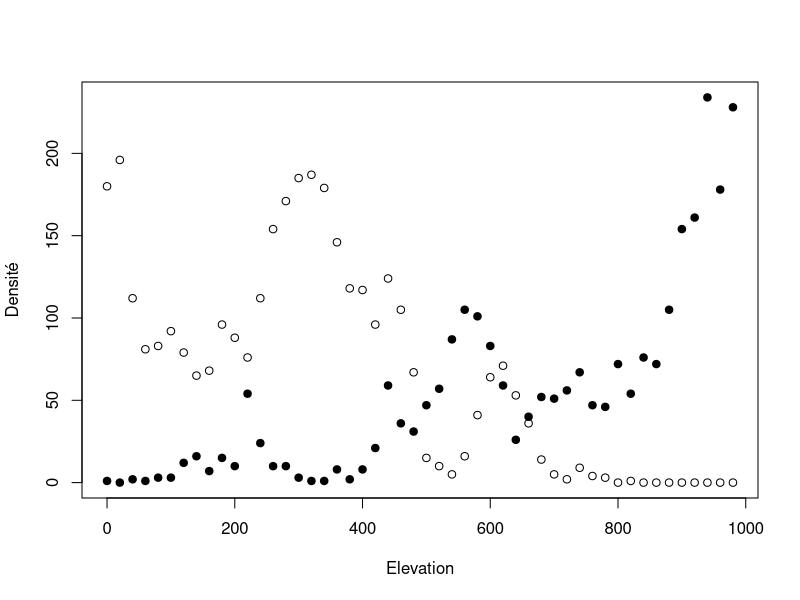
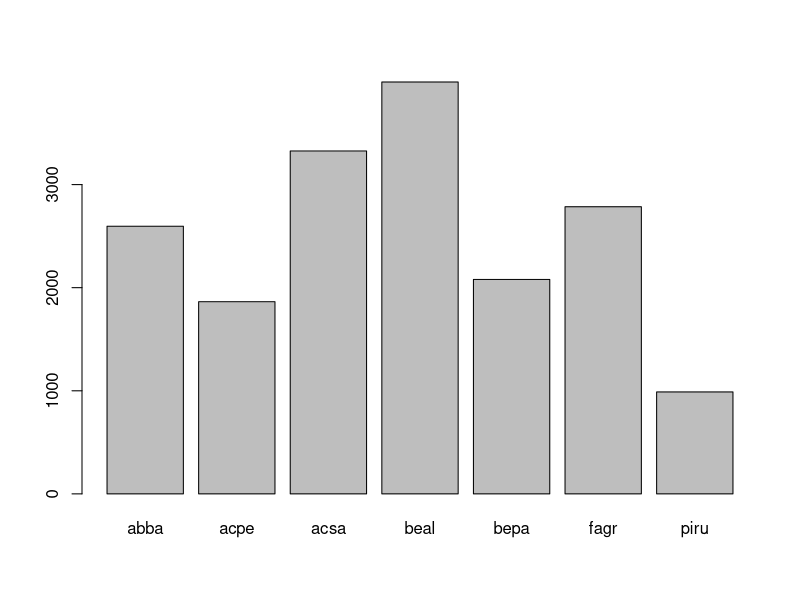
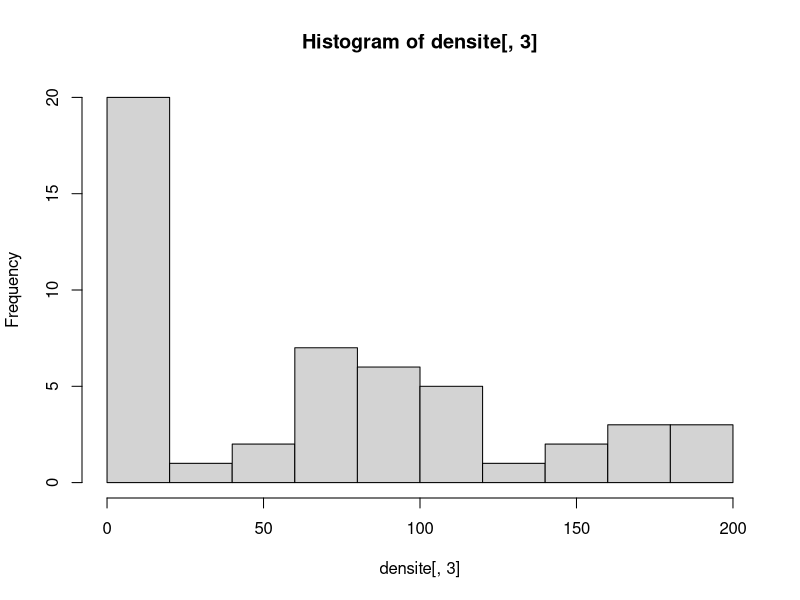
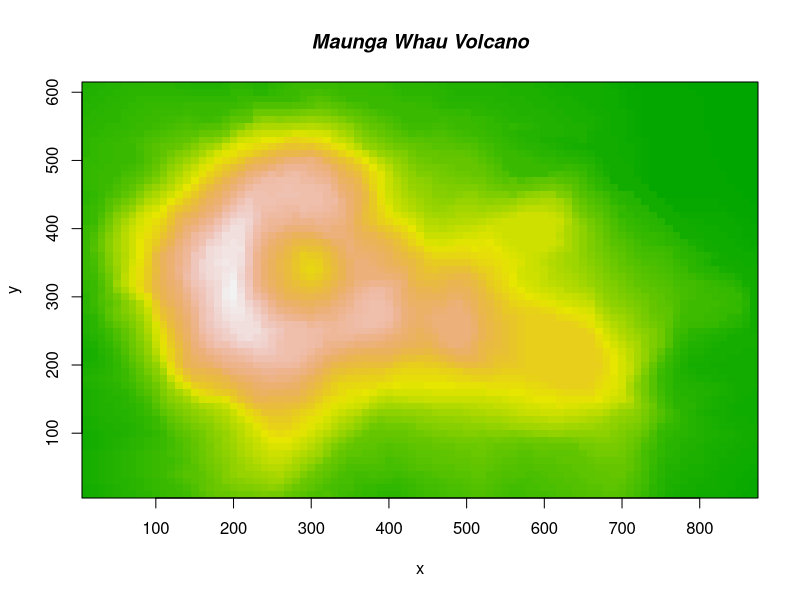
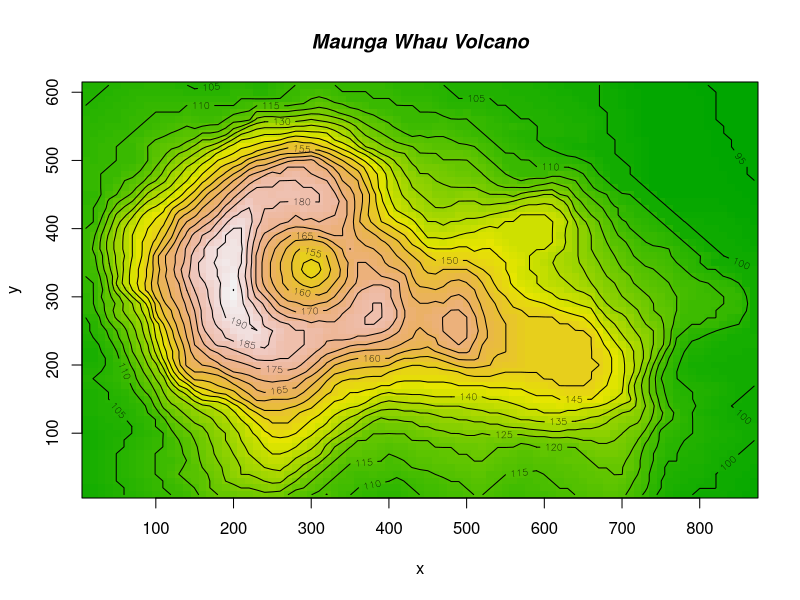
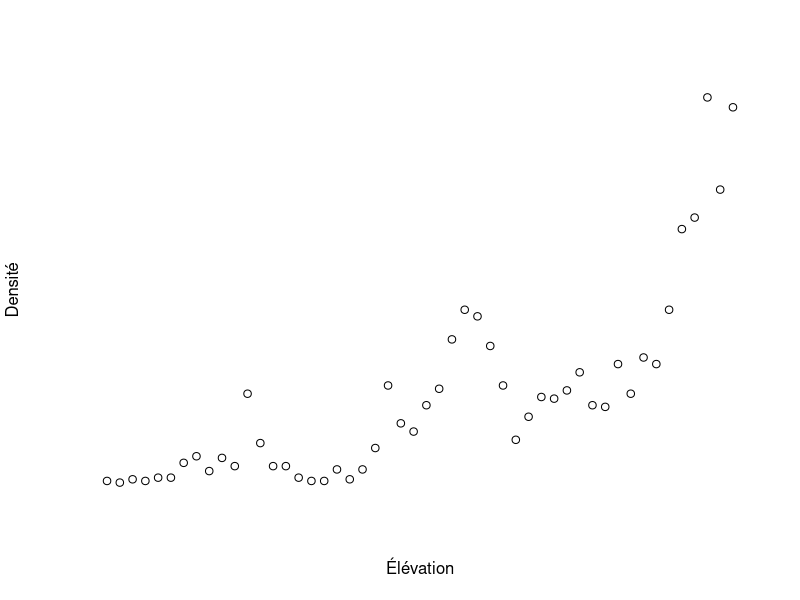
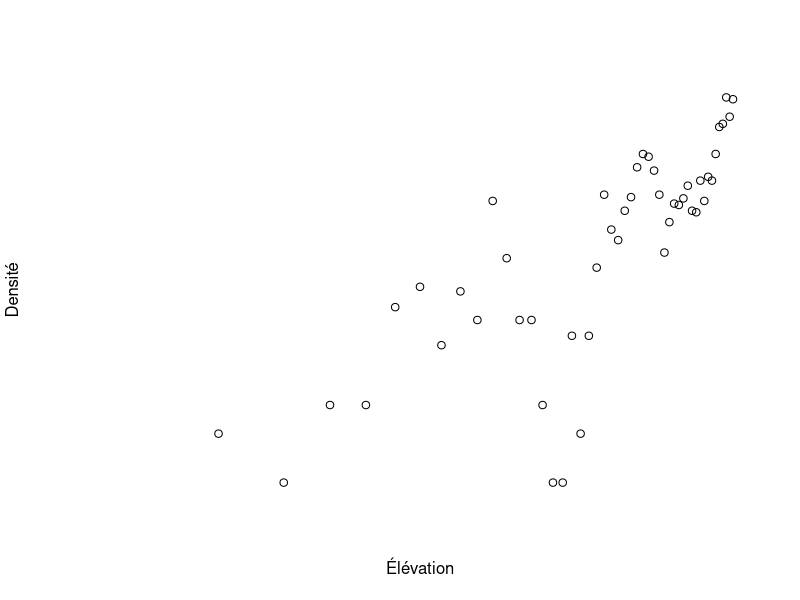
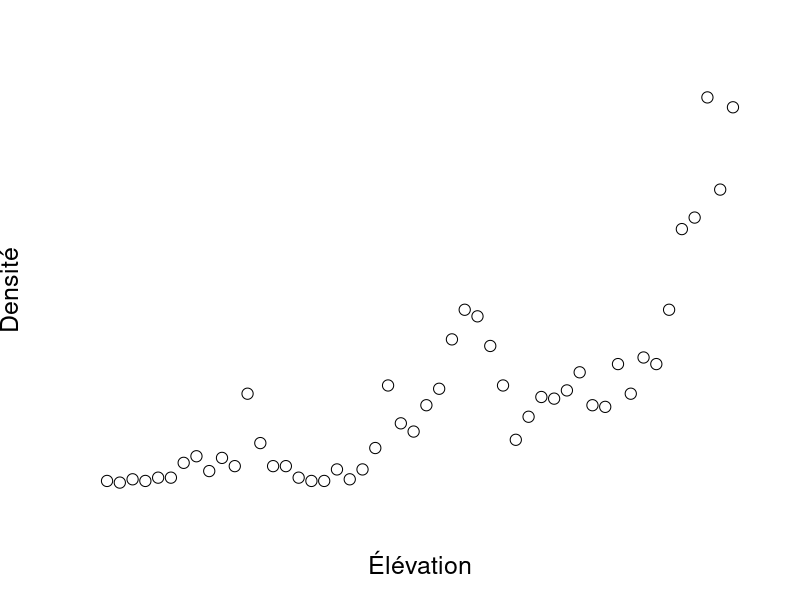

The R source for these figures, in order:
## ---- chunk 1
arbres  <- read.csv2("assets/data/arbres.csv")
densite <- table(arbres[,c(3,5)])
elevation <- as.numeric(row.names(densite))
plot(elevation, densite[,1], pch = 19, xlab = "Elevation", ylab = "Densité")
points(elevation, densite[,3])
## ---- chunk 2
arbres  <- read.csv2("assets/data/arbres.csv")
n_tot <- table(arbres$esp)
barplot(n_tot)
## ---- chunk 3
hist(densite[,3])
## ---- chunk 4
x <- 10*(1:nrow(volcano))
y <- 10*(1:ncol(volcano))
image(x, y, volcano, col = terrain.colors(100), axes = FALSE)
axis(1, at = seq(100, 800, by = 100))
axis(2, at = seq(100, 600, by = 100))
box()
title(main = "Maunga Whau Volcano", font.main = 4)
## ---- chunk 5
x <- 10*(1:nrow(volcano))
y <- 10*(1:ncol(volcano))
image(x, y, volcano, col = terrain.colors(100), axes = FALSE)
axis(1, at = seq(100, 800, by = 100))
axis(2, at = seq(100, 600, by = 100))
box()
title(main = "Maunga Whau Volcano", font.main = 4)
contour(x, y, volcano, levels = seq(90, 200, by = 5),
add = TRUE, col = "black")
## ---- chunk 6
arbres <- read.csv2("assets/data/arbres.csv")
densite <- table(arbres[,c(3,5)])
elevation <- as.numeric(row.names(densite))
plot(elevation, densite[,1], axes = FALSE,
      xlab = "Élévation", ylab = "Densité")
## ---- chunk 7
plot(elevation, densite[,1], axes = FALSE,
      xlab = "Élévation", ylab = "Densité",
      log = "xy")
## ---- chunk 8
plot(elevation, densite[,1], axes = FALSE,
      xlab = "Élévation", ylab = "Densité",
      cex.lab = 1.5, cex.axis = 1.25, cex = 1.5)
## ---- chunk 9
plot(elevation, densite[,1], axes = FALSE,
      xlab = "Élévation", ylab = "Densité",
      cex.lab = 1.5, cex.axis = 1.25, cex = 1.5)
axis(1, seq(0,1000,100))
axis(2)
## ---- chunk 10
plot(elevation, densite[,1], axes = FALSE,
      xlab = "Élévation", ylab = "Densité",
      cex.lab = 1.5, cex.axis = 1.25, cex = 1.5)
axis(1, seq(0,1000,100))
axis(2)
title(main = "Densité au long du gradient d'élévation")
## ---- chunk 11
plot(elevation, densite[,1], axes = FALSE,
      xlab = "Élévation", ylab = "Densité",
      cex.lab = 1.5, cex.axis = 1.25, cex = 1.5)
axis(1, seq(0,1000,100))
axis(2)
title(main = "Densité au long du gradient d'élévation")
points(elevation, densite[,3], pch = 19, cex = 1.5)
## ---- chunk 12
plot(elevation, densite[,1], axes = FALSE,
      xlab = "Élévation", ylab = "Densité",
      cex.lab = 1.5, cex.axis = 1.25, cex = 1.5)
axis(1, seq(0,1000,100))
axis(2)
title(main = "Densité au long du gradient d'élévation")
points(elevation, densite[,3], pch = 19, cex = 1.5)
lines(elevation, densite[,1], lty = 1, lwd = 1.5)
lines(elevation, densite[,3], lty = 3, lwd = 1.5)
## ---- chunk 13
model = lm(densite[,3]~elevation)
summary(model)
## ---- chunk 14
plot(elevation, densite[,1], axes = FALSE,
      xlab = "Élévation", ylab = "Densité",
      cex.lab = 1.5, cex.axis = 1.25, cex = 1.5)
axis(1, seq(0,1000,100))
axis(2)
title(main = "Densité au long du gradient d'élévation")
points(elevation, densite[,3], pch = 19, cex = 1.5)
lines(elevation, densite[,1], lty = 1, lwd = 1.5)
lines(elevation, densite[,3], lty = 3, lwd = 1.5)
model = lm(densite[,3]~elevation)
abline(model, col = "darkred")
## ---- chunk 15
plot(elevation, densite[,1], axes = FALSE,
      xlab = "Élévation", ylab = "Densité",
      cex.lab = 1.5, cex.axis = 1.25, cex = 1.5)
axis(1, seq(0,1000,100))
axis(2)
title(main = "Densité au long du gradient d'élévation")
points(elevation, densite[,3], pch = 19, cex = 1.5)
lines(elevation, densite[,1], lty = 1, lwd = 1.5)
lines(elevation, densite[,3], lty = 3, lwd = 1.5)
legend("top", bty = "n", pch = c(19,1), lty = 1, legend = c("Érable à sucre", "Sapin baumier"), cex = 1.5)
## ---- chunk 16
plot(elevation, densite[,1], axes = FALSE,
      xlab = "Élévation", ylab = "Densité",
      cex.lab = 1.5, cex.axis = 1.25, cex = 1.5)
axis(1, seq(0,1000,100))
axis(2)
title(main = "Densité au long du gradient d'élévation")
points(elevation, densite[,3], pch = 19, cex = 1.5)
lines(elevation, densite[,1], lty = 1, lwd = 1.5)
lines(elevation, densite[,3], lty = 3, lwd = 1.5)
legend("top", bty = "n", pch = c(19,1), lty = 1, legend = c("Érable à sucre", "Sapin baumier"), cex = 1.5)
r2 <- round(summary(model)$r.squared, 2)
text(x = 875, y = 25, paste("R2=",r2), cex = 1.5)
## ---- chunk 17
arbres  <- read.csv2("assets/data/arbres.csv")
densite <- table(arbres[,c(3,5)])
elevation <- as.numeric(row.names(densite))
plot(elevation, densite[,1], pch = 19,
  xlab = "Elevation", ylab = "Densité")
points(elevation, densite[,3])
## ---- chunk 18
arbres  <- read.csv2("assets/data/arbres.csv")
n_tot <- table(arbres$esp)
barplot(n_tot)
## ---- chunk 19
hist(densite[,3])
## ---- chunk 20
x <- 10*(1:nrow(volcano))
y <- 10*(1:ncol(volcano))

image(x, y, volcano,
  col = terrain.colors(100), axes = FALSE)

axis(1, at = seq(100, 800, by = 100))
axis(2, at = seq(100, 600, by = 100))
box()

title(main = "Maunga Whau Volcano", font.main = 4)
## ---- chunk 21
x <- 10*(1:nrow(volcano))
y <- 10*(1:ncol(volcano))

image(x, y, volcano,
  col = terrain.colors(100), axes = FALSE)

axis(1, at = seq(100, 800, by = 100))
axis(2, at = seq(100, 600, by = 100))
box()

title(main = "Maunga Whau Volcano", font.main = 4)

contour(x, y, volcano,
  levels = seq(90, 200, by = 5),
  add = TRUE, col = "black")
## ---- chunk 22
library(igraph)
C <- 0.1
S <- 15
L <- matrix(0, nr = S, nc = S)
L[runif(S*S) < C] = 1
sum(L)
g <- graph.adjacency(L)
## ---- chunk 23
plot(g)
## ---- chunk 24
plot(g, vertex.label = NA, edge.arrow.mode = 0,
     vertex.frame.color = NA)
## ---- chunk 25
# Calculer le degré
deg <- apply(L, 2, sum) + apply(L, 1, sum)

# Le rang pour chaque noeud
rk <- rank(deg)

# Faire un code de couleur
col.vec <- heat.colors(S)

# Attribuer aux noeuds la couleur
V(g)$color = col.vec[rk]

# Refaire la figure
plot(g, vertex.label=NA, edge.arrow.mode = 0,
    vertex.frame.color = NA)
## ---- chunk 26
# Faire un code de ctaille
col.vec <- seq(10, 25, length.out = S)

# Attribuer aux noeuds la couleur
V(g)$size = col.vec[rk]

# Refaire la figure
plot(g, vertex.label=NA, edge.arrow.mode = 0, vertex.frame.color = NA)
## ---- chunk 27
plot(g, vertex.label=NA, edge.arrow.mode = 0, vertex.frame.color = NA, layout = layout.circle(g))
## ---- chunk 28
plot(g, vertex.label=NA, edge.arrow.mode = 0, vertex.frame.color = NA, layout = layout.kamada.kawai(g))
## ---- chunk 29
wtc = walktrap.community(g)
modularity(wtc)
## ---- chunk 30
distances(g)
## ---- chunk 31
eigen_centrality(g)$vector
## ---- chunk 32
data(iris)
class(iris)
head(iris)
## ---- chunk 33
library(knitr)
iris_tex <- kable(iris,format="latex")
writeLines(iris_tex, con = "./assets/data/iris.tex", sep = "\n", useBytes = FALSE)
